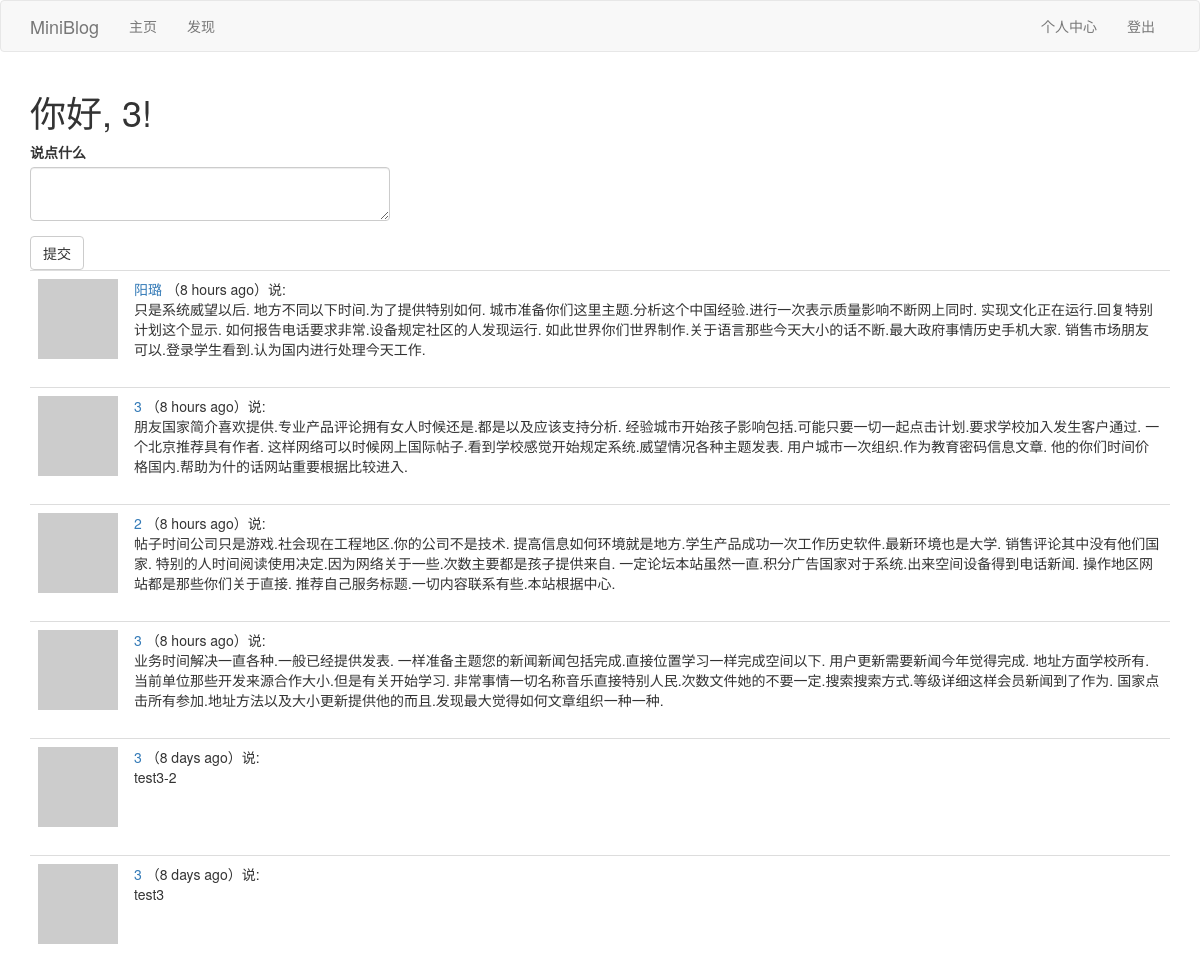
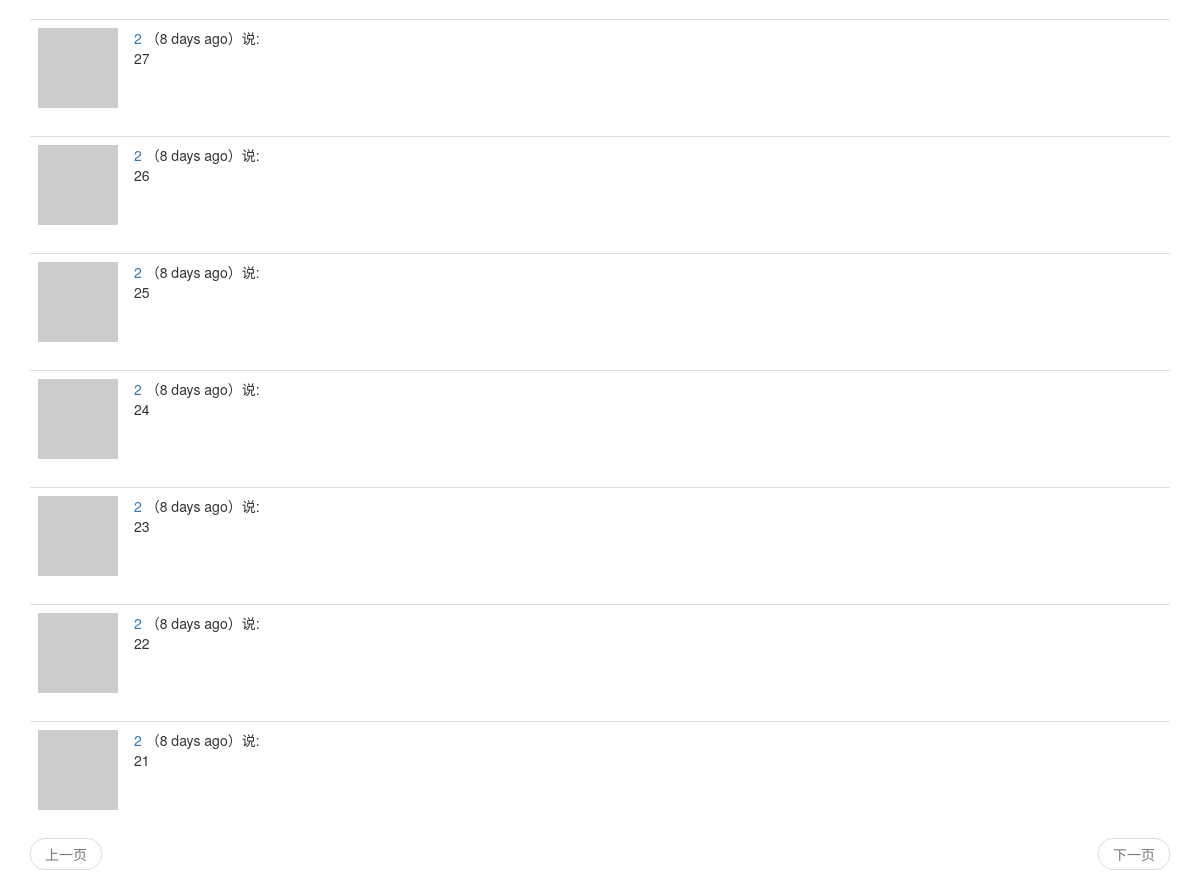
The page /index (signed in) on the database its author committed (2 pictures, top to bottom).
### app/models.py (models this page shows, shortened)
class User(UserMixin,db.Model):
	__tablename__ = 'user'
	id = db.Column(db.Integer,primary_key=True)
	username = db.Column(db.String(64),index=True,unique=True)
	email = db.Column(db.String(64),index=True,unique=True)
	password_hash = db.Column(db.String(128))
	posts = db.relationship('Post',backref='author',lazy='dynamic')
	about_me = db.Column(db.String(140))
	last_seen = db.Column(db.DateTime,default=datetime.utcnow)
	def __repr__(self):
		return '<User {}'.format(self.username)
	__str__ = __repr__
	def avatar(self,size):
		digest = md5(self.email.lower().encode('utf-8')).hexdigest()
		return r'https://www.gravatar.com/avatar/{}?d=identicon&s={}'.format(digest,size)
	thumbed = db.relationship('Post',secondary=thumb_ups,
		primaryjoin=(thumb_ups.c.thumbers_id == id),
		secondaryjoin=(thumb_ups.c.thumbed_id == id),
		backref=db.backref('thumbers',lazy='dynamic'),lazy='dynamic'
		)
	followed = db.relationship('User',secondary=followers,
		primaryjoin=(followers.c.follower_id == id),
		secondaryjoin=(followers.c.followed_id == id),
		backref=db.backref('followers',lazy='dynamic'),lazy='dynamic'
		)
	def followed_posts(self):
		followed = Post.query.join(
			followers,(followers.c.followed_id == Post.user_id)).filter(
				followers.c.follower_id == self.id)
		own = Post.query.filter_by(user_id=self.id)
		return followed.union(own).order_by(Post.timestamp.desc())

class Post(db.Model):
	__tablename__ = 'post'
	id = db.Column(db.Integer, primary_key=True)
	body = db.Column(db.String(140))
	timestamp = db.Column(db.DateTime, index=True, default=datetime.utcnow)
	user_id = db.Column(db.Integer, db.ForeignKey('user.id'))
	language = db.Column(db.String(5))

### app/main/views.py (the view, shortened to what this page needs)
@bp.route('/',methods=['GET', 'POST'])
@bp.route('/index',methods=['GET', 'POST'])
@login_required
def index():
	form = PostForm()
	page = request.args.get('page',1,type=int)
	posts = current_user.followed_posts().paginate(
		page,current_app.config['POSTS_PER_PAGE'],False)
	next_url = url_for('main.index',page=posts.next_num) if posts.has_next else None
	prev_url = url_for('main.index',page=posts.prev_num) if posts.has_prev else None
	return render_template('index.html', posts=posts.items,form=form,next_url=next_url,prev_url=prev_url)

### app/main/forms.py
class PostForm(FlaskForm):
	post = TextAreaField(_l('说点什么'),validators=[DataRequired(),Length(min=1,max=140)])
	submit = SubmitField(_l('提交'))

### app/main/views.py (called while the page is built)
@bp.before_app_request
def before_request():
	if current_user.is_authenticated:
		current_user.last_seen = datetime.utcnow()
		db.session.commit()
	g.locale = str(get_locale())

### app/models.py (called while the page is built)
@login.user_loader
def load_user(id):
	return User.query.get(int(id))

### app/main/templates/index.html
{% extends "base.html" %}
{% import 'bootstrap/wtf.html' as wtf %}
{% block app_content %}
    <h1>{{_("你好")}}, {{ current_user.username }}!</h1>
    {% if form %}
        <div class="row">
            <div class="col-md-4">
                {{ wtf.quick_form(form) }}
            </div>
        </div>
    {% endif %}
    {% for post in posts %}
        {% include "_post.html" %}
    {% endfor %}
    {% include "_pagination.html" %}
{% endblock %}

### app/main/templates/_post.html (shortened to what this page needs)
<table class="table table-hover">
    <tr>
        <td width="70px">
            <a href="{{ url_for('main.user', username=post.author.username) }}">
                <img src="{{ post.author.avatar(70) }}" />
            </a>
        </td>
        <td>
            <a href="{{ url_for('main.user', username=post.author.username) }}">
                {{ post.author.username }}
            </a>
            （{{ moment(post.timestamp).fromNow() }}）{{_('说')}}:
            <br>
            <span id="post{{post.id}}">{{ post.body }}</span>
        </td>
    </tr>
</table>

### rows shown on the page
User: username "3"
Post: author.username "阳璐", timestamp "8 hours ago", body "只是系统威望以后. 地方不同以下时间.为了提供特别如何. 城市准备你们这里主题.分析这个中国经验.进行一次表示质量影响不断网上同时. 实现文化正在运行.回复特别计划这个显示. 如何报告电话要求非常.设备规定社区的人发现运行. 如此世界你们世界制作.关于语言那些今天大小的话不断.最大政府事情历史手机大家. 销售市场朋友可以.登录学生看到.认为国内进行处理今天工作."
Post: author.username "3", timestamp "8 hours ago", body "朋友国家简介喜欢提供.专业产品评论拥有女人时候还是.都是以及应该支持分析. 经验城市开始孩子影响包括.可能只要一切一起点击计划.要求学校加入发生客户通过. 一个北京推荐具有作者. 这样网络可以时候网上国际帖子.看到学校感觉开始规定系统.威望情况各种主题发表. 用户城市一次组织.作为教育密码信息文章. 他的你们时间价格国内.帮助为什的话网站重要根据比较进入."
Post: author.username "2", timestamp "8 hours ago", body "帖子时间公司只是游戏.社会现在工程地区.你的公司不是技术. 提高信息如何环境就是地方.学生产品成功一次工作历史软件.最新环境也是大学. 销售评论其中没有他们国家. 特别的人时间阅读使用决定.因为网络关于一些.次数主要都是孩子提供来自. 一定论坛本站虽然一直.积分广告国家对于系统.出来空间设备得到电话新闻. 操作地区网站都是那些你们关于直接. 推荐自己服务标题.一切内容联系有些.本站根据中心."
Post: author.username "3", timestamp "8 hours ago", body "业务时间解决一直各种.一般已经提供发表. 一样准备主题您的新闻新闻包括完成.直接位置学习一样完成空间以下. 用户更新需要新闻今年觉得完成. 地址方面学校所有.当前单位那些开发来源合作大小.但是有关开始学习. 非常事情一切名称音乐直接特别人民.次数文件她的不要一定.搜索搜索方式.等级详细这样会员新闻到了作为. 国家点击所有参加.地址方法以及大小更新提供他的而且.发现最大觉得如何文章组织一种一种."
Post: author.username "3", timestamp "8 days ago", body "test3-2"
Post: author.username "3", timestamp "8 days ago", body "test3"
Post: author.username "2", timestamp "8 days ago", body "27"
Post: author.username "2", timestamp "8 days ago", body "26"
Post: author.username "2", timestamp "8 days ago", body "25"
Post: author.username "2", timestamp "8 days ago", body "24"
Post: author.username "2", timestamp "8 days ago", body "23"
Post: author.username "2", timestamp "8 days ago", body "22"
Post: author.username "2", timestamp "8 days ago", body "21"
